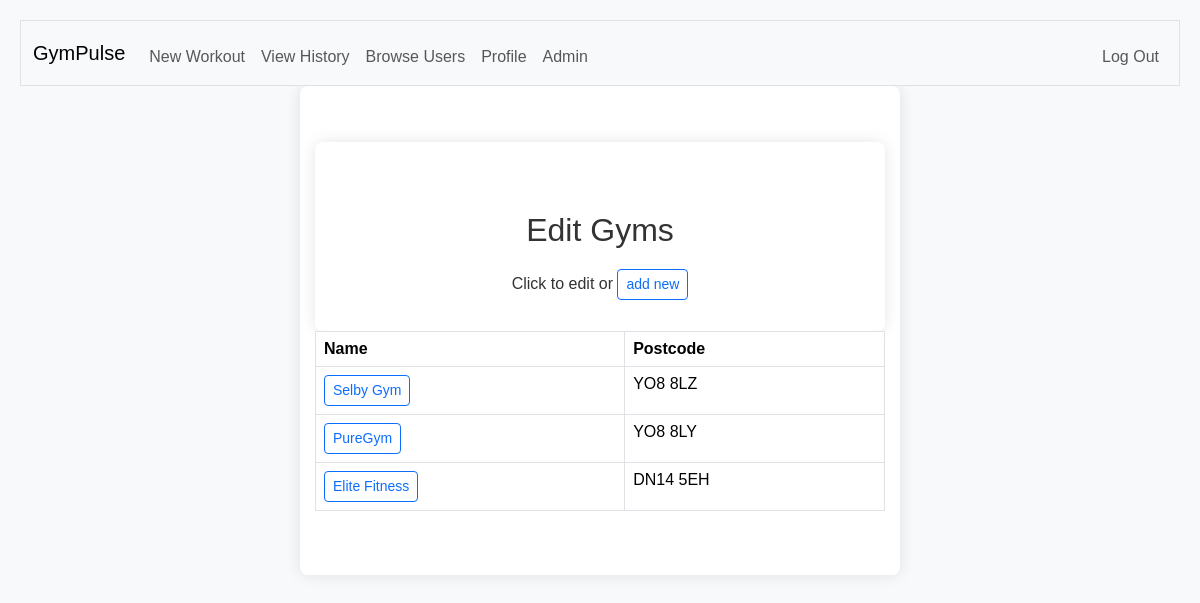
The page /admin_gyms (signed in) on the database as committed earlier.
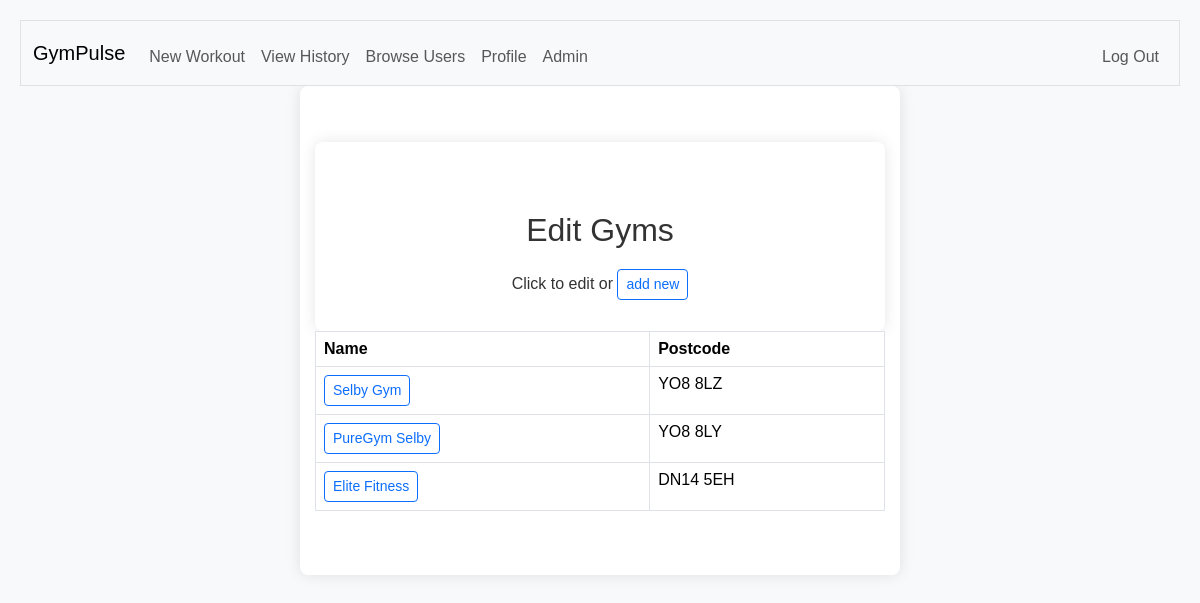
The same page on the database as committed later.
### tables this page shows
CREATE TABLE gyms (
    id INTEGER PRIMARY KEY AUTOINCREMENT,
    name TEXT NOT NULL UNIQUE,
    location TEXT
);

### app.py (the view, shortened to what this page needs)
@app.route("/admin_gyms",methods=["POST","GET"])
@admin_required
def admin_gym():
   db = get_db()
   def loadGyms():
      gyms = db.execute("SELECT * FROM gyms").fetchall()
      gyms = [dict(gym) for gym in gyms]
      return gyms
   if request.method == "GET":
      return render_template("admin_view_gyms.html", gyms = loadGyms())

### helpers.py (called while the page is built)
def get_db():
    if "db" not in g:
        g.db = sqlite3.connect("gym.db")
        g.db.row_factory = sqlite3.Row
    return g.db

def admin_required(f):
  @wraps(f)
  def decorated_function(*args, **kwargs):
    if session.get("is_admin") is not True:
      return redirect("/")
    return f(*args, **kwargs)
  return decorated_function

### templates/admin_view_gyms.html (shortened to what this page needs)
<div id="main">
  {% extends "layout.html" %}
  {% block main %}
<div class="container mt-2">
  <h2>
    Edit Gyms
  </h2>
  <p>
    Click to edit or <button class="btn btn-outline-primary btn-sm">add new</button>
  </p>
</div>
<div>
  <table class="table table-bordered table-responsive">
    <th>
      Name
    </th>
    <th>
      Postcode
    </th>
    {% for gym in gyms %}
   <tr>
      <td>
        <button id="{{gym.id}}" class="btn btn-outline-primary btn-sm">{{gym.name}}</button>
      </td>
      <td>
        {{gym.location}}
      </td>
    </tr>
    {% endfor %}
  </table>
</div>
  {% endblock %}

Rows that differ between the two databases and show on the page:
changed gyms "YO8 8LY": name "PureGym" → "PureGym Selby"
